Frame 1 (no input): blank canvas, image omitted
Frame 60 (the mouse pressed at the canvas centre just before this capture): blank canvas, image omitted
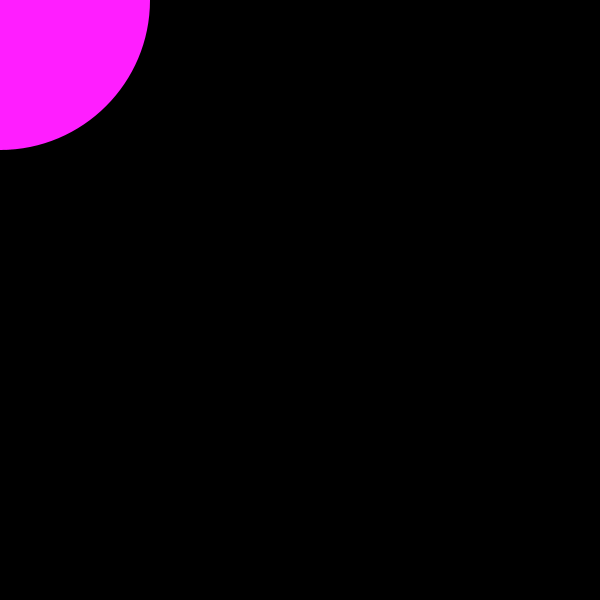
Frame 120 (the mouse held since frame 60 and released just before this capture)

The Processing sketch whose frames 1 and 60 were blank and that drew this single picture after the mouse press (run headless with seeded random() and noise(); from frame 60 on, the mouse is pressed at the canvas centre):

// Processing sketch: processing_19253
// ── processing_19253.pde

void setup() {
  size(600, 600);
  background(0);
  smooth();
}
//
void draw() {
  println(mouseX + " " + mouseY + " " + pmouseX + " " + pmouseY);
  
noStroke();
  fill(mouseX, 30, mouseY); 
  ellipse(pmouseX, pmouseY, mouseX-pmouseX, mouseY-pmouseY); 
} 

//size of paint splatter is dependent on movement of mouse and color on position
